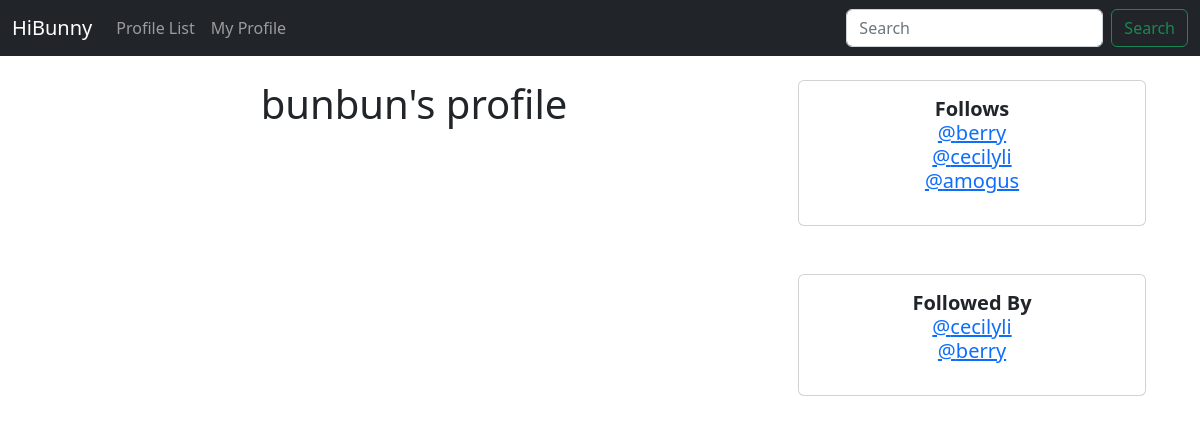
The app's page /profile/2 (signed in) with its own data.
### hibunny/models.py (models this page shows)
class Profile(models.Model):
    user = models.OneToOneField(User, on_delete=models.CASCADE)
    follows = models.ManyToManyField("self",
                                     related_name="followed_by",
                                     symmetrical=False,
                                     blank=True)
    date_modified = models.DateTimeField(User, auto_now=True)
    def __str__(self):
        return self.user.username

### hibunny/views.py (the view)
# urls.py: path('profile/<int:pk>', views.profile, name='profile'),
def profile(request, pk):
    if request.user.is_authenticated:
        profile = Profile.objects.get(user_id=pk)
        return render(request, 'profile.html', {
            'profile': profile,
        })
    else:
        messages.success(request, ("You must log in to see!"))
        return redirect('home')

### hibunny/templates/profile.html
{% extends 'base.html' %}
{% block content %}
{% if profile %}
<div class="container text-center">
    <div class="row">
        <div class="col-8">
            <h1>{{ profile.user.username }}'s profile</h1>
        </div>
        <div class="col-4">
            <div class="card">
                <div class="card-body">
                    <h5 class="card-header>Follows</h5>
                      <p class=" card-text"><strong>Follows</strong><br>
                        {% for following in profile.follows.all %}
                        <a href="{% url 'profile' following.user.id %}">
                            @{{ following }}</a><br>
                        {% endfor %}</p>
                </div>
            </div>
      <br><br>
            <div class="card">
                <div class="card-body">
                    <h5 class="card-header>Follows</h5>
                        <p class=" card-text"><strong>Followed By</strong><br>
                        {% for following in profile.followed_by.all %}
                        <a href="{% url 'profile' following.user.id %}">
                            @{{ following }}</a><br>
                        {% endfor %}</p>
                </div>
            </div>
        </div>
    </div>
</div>
{% endif %}
{% endblock %}

### records on screen
Profile: user.username "bunbun"
Profile: user.username "berry"
Profile: user.username "cecilyli"
Profile: user.username "amogus"
